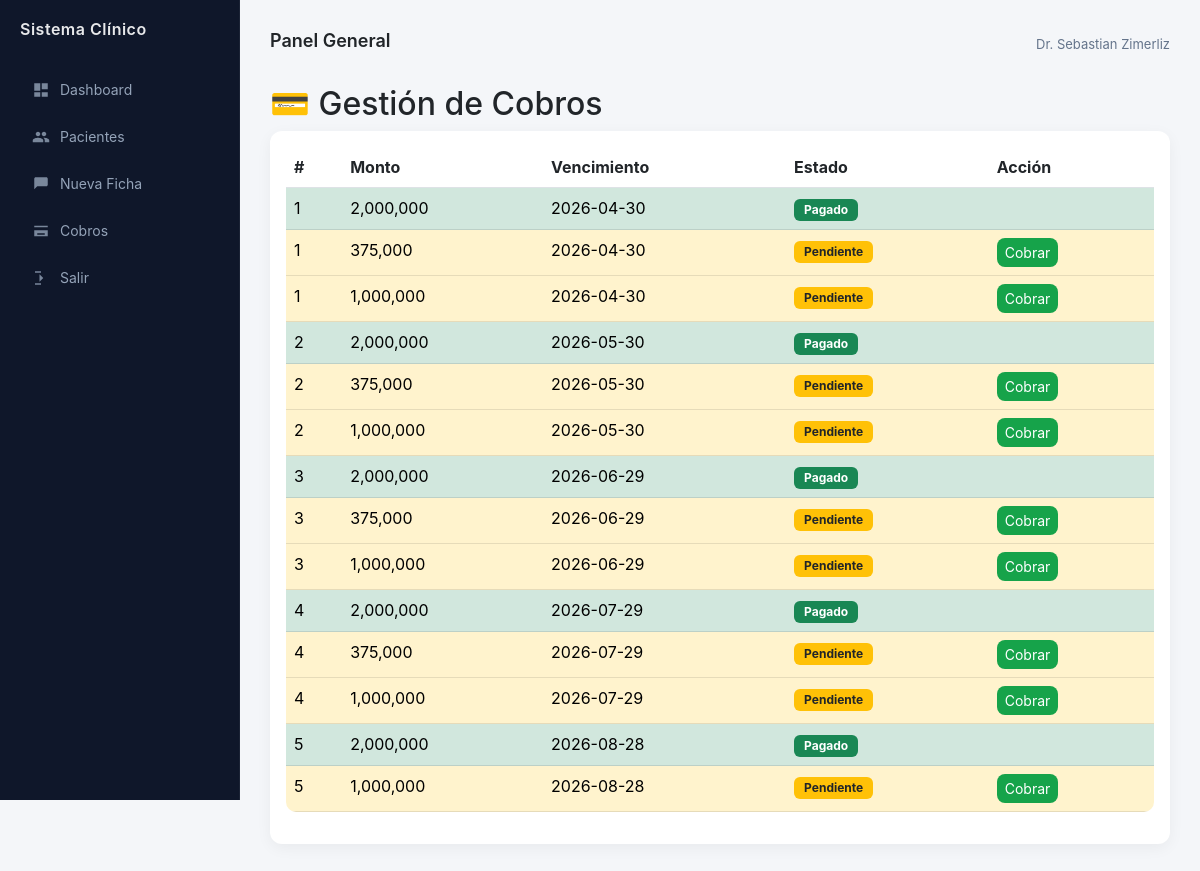
Screenshot of /pagos (signed in) with the database file from the repository.
### models.py (models this page shows)
class Cuota(db.Model):
    id = db.Column(db.Integer, primary_key=True)
    pago_id = db.Column(db.Integer)
    numero = db.Column(db.Integer)
    monto = db.Column(db.Float)
    fecha_vencimiento = db.Column(db.Date)
    estado = db.Column(db.String(20), default="PENDIENTE")

### routes/pagos.py (the view)
@app.route("/pagos")
@login_required
def pagos():
    cuotas = Cuota.query.order_by(Cuota.fecha_vencimiento).all()
    for c in cuotas:
        if c.estado != "PAGADO":
            if c.fecha_vencimiento < date.today():
                c.estado = "VENCIDO"
            else:
                c.estado = "PENDIENTE"
    db.session.commit()
    return render_template("pagos.html", cuotas=cuotas)

### app.py (called while the page is built)
@login_manager.user_loader
def load_user(user_id):
    return Usuario.query.get(int(user_id))

### templates/pagos.html
{% extends "base.html" %}
{% block content %}
<h2>💳 Gestión de Cobros</h2>
<div class="card p-3">
<table class="table table-hover">
<tr>
<th>#</th>
<th>Monto</th>
<th>Vencimiento</th>
<th>Estado</th>
<th>Acción</th>
</tr>
{% for c in cuotas %}
<tr class="
{% if c.estado == 'VENCIDO' %}table-danger
{% elif c.estado == 'PENDIENTE' %}table-warning
{% else %}table-success{% endif %}
">
<td>{{ c.numero }}</td>
<td>{{ "{:,.0f}".format(c.monto) }}</td>
<td>{{ c.fecha_vencimiento }}</td>
<td>
{% if c.estado == "PAGADO" %}
<span class="badge bg-success">Pagado</span>
{% elif c.estado == "VENCIDO" %}
<span class="badge bg-danger">Vencido</span>
{% else %}
<span class="badge bg-warning text-dark">Pendiente</span>
{% endif %}
</td>
<td>
{% if c.estado != "PAGADO" %}
<a href="/pagar/{{ c.id }}" class="btn btn-sm btn-success">
Cobrar
</a>
{% endif %}
</td>
</tr>
{% endfor %}
</table>
</div>
{% endblock %}

### templates/base.html (shortened to what this page needs)
<!DOCTYPE html>
<html lang="es">
<head>
<link href="https://cdn.jsdelivr.net/npm/bootstrap@5.3.0/dist/css/bootstrap.min.css" rel="stylesheet">
</head>
<body>
<div class="sidebar">
    <h4>Sistema Clínico</h4>
    <a href="/">
        <svg class="icon" viewBox="0 0 24 24" fill="currentColor">
            <path d="M3 13h8V3H3v10zm10 8h8v-6h-8v6zM3 21h8v-6H3v6zm10-10h8V3h-8v8z"/>
        </svg>
        Dashboard
    </a>
    <a href="/clientes">
        Pacientes
    </a>
    <a href="/ficha">
        <svg class="icon" viewBox="0 0 24 24" fill="currentColor">
            <path d="M19 3H5c-1.1 0-2 .9-2 2v14l4-4h12c1.1 0 2-.9 2-2V5c0-1.1-.9-2-2-2z"/>
        </svg>
        Nueva Ficha
    </a>
    <a href="/pagos">
        <svg class="icon" viewBox="0 0 24 24" fill="currentColor">
            <path d="M21 7H3V5h18v2zm0 4H3v8h18v-8zm-4 6H7v-2h10v2z"/>
        </svg>
        Cobros
    </a>
    <a href="/logout">
        <svg class="icon" viewBox="0 0 24 24" fill="currentColor">
            <path d="M10 17l5-5-5-5v10zM4 19h8v2H4zM4 3h8v2H4z"/>
        </svg>
        Salir
    </a>
</div>
<div class="main">
    <div class="topbar">
        <h4>Panel General</h4>
        <div class="welcome">Dr. Sebastian Zimerliz</div>
    </div>
    {% block content %}{% endblock %}
</div>
</body>
</html>

### templates/base.html (style rules this page uses)
body { margin: 0; font-family: 'Inter', 'Segoe UI', sans-serif; background: #f4f6f9; }
.sidebar { width: 240px; height: 100vh; position: fixed; z-index: 2; background: #0f172a; color: white; padding: 20px; border-right: 1px solid rgba(255,255,255,0.05); }
.sidebar h4 { font-weight: 600; font-size: 16px; margin-bottom: 30px; letter-spacing: 0.5px; opacity: 0.9; }
.sidebar a { display: flex; align-items: center; gap: 10px; color: #94a3b8; padding: 10px 12px; border-radius: 8px; text-decoration: none; margin-bottom: 6px; font-size: 14px; transition: 0.15s; }
.icon { width: 18px; height: 18px; opacity: 0.8; }
.main { margin-left: 240px; padding: 30px; }
.topbar { display: flex; justify-content: space-between; align-items: center; margin-bottom: 25px; }
.topbar h4 { font-weight: 600; font-size: 18px; }
.welcome { font-size: 13px; color: #64748b; }
.card { border: none; border-radius: 12px; background: white; box-shadow: 0px 4px 15px rgba(0,0,0,0.05); transition: 0.15s; }
.btn { border-radius: 8px; font-size: 14px; }
.btn-success { background: #16a34a; border: none; }
.table { border-radius: 10px; overflow: hidden; }
.badge { padding: 5px 10px; border-radius: 6px; font-size: 12px; }

### rows the page displays
Cuota: numero "1", monto "2,000,000", fecha_vencimiento "2026-04-30", estado "Pagado"
Cuota: numero "1", monto "375,000", fecha_vencimiento "2026-04-30", estado "Pendiente"
Cuota: numero "1", monto "1,000,000", fecha_vencimiento "2026-04-30", estado "Pendiente"
Cuota: numero "2", monto "2,000,000", fecha_vencimiento "2026-05-30", estado "Pagado"
Cuota: numero "2", monto "375,000", fecha_vencimiento "2026-05-30", estado "Pendiente"
Cuota: numero "2", monto "1,000,000", fecha_vencimiento "2026-05-30", estado "Pendiente"
Cuota: numero "3", monto "2,000,000", fecha_vencimiento "2026-06-29", estado "Pagado"
Cuota: numero "3", monto "375,000", fecha_vencimiento "2026-06-29", estado "Pendiente"
Cuota: numero "3", monto "1,000,000", fecha_vencimiento "2026-06-29", estado "Pendiente"
Cuota: numero "4", monto "2,000,000", fecha_vencimiento "2026-07-29", estado "Pagado"
Cuota: numero "4", monto "375,000", fecha_vencimiento "2026-07-29", estado "Pendiente"
Cuota: numero "4", monto "1,000,000", fecha_vencimiento "2026-07-29", estado "Pendiente"
Cuota: numero "5", monto "2,000,000", fecha_vencimiento "2026-08-28", estado "Pagado"
Cuota: numero "5", monto "1,000,000", fecha_vencimiento "2026-08-28", estado "Pendiente"
